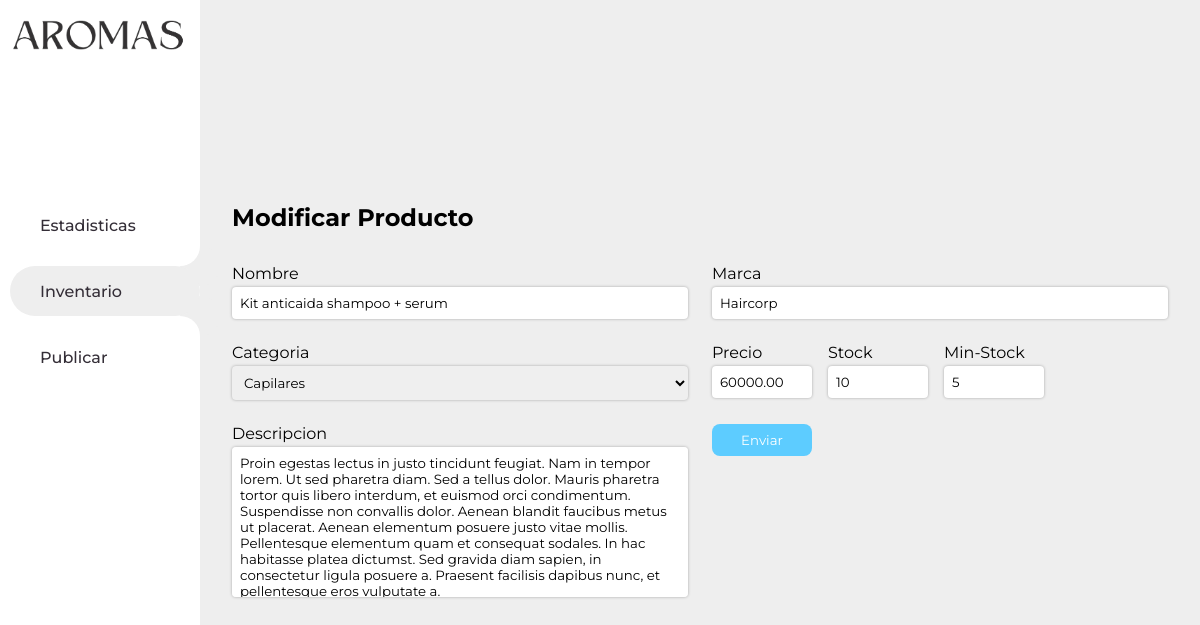
Before: /php/admin_folder/modificar_admin.php?id=1 with the older database file.
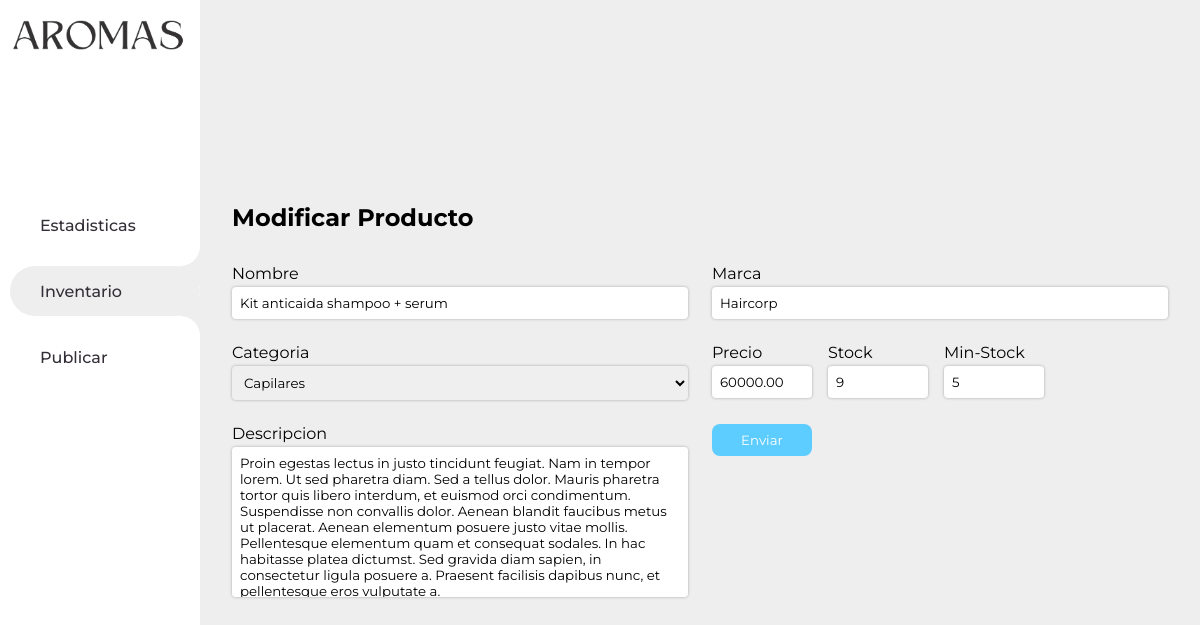
After: the same page with the newer database file.
### tables this page shows
CREATE TABLE `productos` (
  `id` int(11) NOT NULL,
  `nombre` varchar(40) DEFAULT NULL,
  `marca` varchar(30) NOT NULL,
  `precio` decimal(10,2) DEFAULT NULL,
  `imagen_url` varchar(255) DEFAULT NULL,
  `categoria` varchar(30) DEFAULT NULL,
  `stock` int(11) DEFAULT NULL,
  `min_stock` int(11) NOT NULL,
  `descripcion` text DEFAULT NULL,
  `fecha_agregado` timestamp NOT NULL DEFAULT current_timestamp()
);

### php/admin_folder/modificar_admin.php (the view, shortened to what this page needs)
<!DOCTYPE html>
<html lang="en">
<head>
    <link rel="stylesheet" href="../../css/admin_style/modificar_admin.css?v=<?php echo time(); ?>" />
    <link href="https://cdn.jsdelivr.net/npm/remixicon@4.3.0/fonts/remixicon.css" rel="stylesheet"/>
</head>
<body>
<aside>
    <div class="container-admin">
    <a href="../index.php" class="logo"><img src="../../media/Aromas_sf.png" alt="" width="175px"></a>
            <ul class="menu">
                <li><a href="admin.php"><span>Estadisticas</span></li>
                <li  class="active"><a href="inventario_admin.php"><span>Inventario</span></a></li>
                <li><a href="publicar_admin.php"><span>Publicar</span></a></li>
            </ul>
    </div>
</aside>
    <section class="secciones" id="modificar-section">
    <div class="publicar_todo">
        <div class="publicar_texto">
            <h2>Modificar Producto</h2>
        </div>
        <form  class="container_input" id="upload-form" action="modificar_producto.php" method="POST" enctype="multipart/form-data">
            <?php
            include '../db.php';
            $id = $_REQUEST['id'];
            $sql = "SELECT * FROM productos WHERE id = '$id'";
            $result = $conn->query($sql);
            if ($result->num_rows > 0) {
                $row = $result->fetch_assoc();
                $nombre = $row['nombre'];
                $marca = $row['marca'];
                $precio = $row['precio'];
                $stock = $row['stock'];
                $min_stock = $row['min_stock'];
                $descripcion = $row['descripcion'];
                $categoria = $row['categoria'];
            }
            ?>
            <div  class="input_label">
                <label>Nombre</label>
                <input type="text" name="nombre"  value="<?php echo $nombre; ?>">
            </div>
            <div class="input_label">
                <label>Marca</label>
                <input type="text" name="marca"  value="<?php echo $marca; ?>">
            </div>
            <div class="input_label">
                <label>Categoria</label>
                <select name="categoria" id=""  autofocus="<?php echo $categoria; ?>">
                    <option value="Capilares" <?php if ($categoria === "Capilares") echo 'selected'; ?>>Capilares</option>
                </select>
            </div>
            <div class="container_input_number">
                <div class="input_label">
                    <label>Precio</label>
                    <input class="input_number" type="number" min="0" name="precio" value="<?php echo htmlspecialchars($precio,0); ?>">
                </div>
                <div class="input_label">
                    <label>Stock</label>
                    <input class="input_number" type="number" min="0" name="stock"  value="<?php echo $stock; ?>">
                </div>
                <div class="input_label">
                    <label>Min-Stock</label>
                    <input class="input_number" type="number" min="0" name="min_stock" value="<?php echo $min_stock; ?>">
                </div>
            </div>
            <div class="input_label">
                <label>Descripcion</label>
                <textarea name="descripcion"><?php echo htmlspecialchars($descripcion) ?></textarea>
            </div>
            <button id="submit-btn" type="submit">Enviar</button>
        </form>
    </div>
    </section>
</body>
</html>

Changed rows visible on the page:
changed productos "Kit anticaida shampoo + serum": stock "10" → "9"
